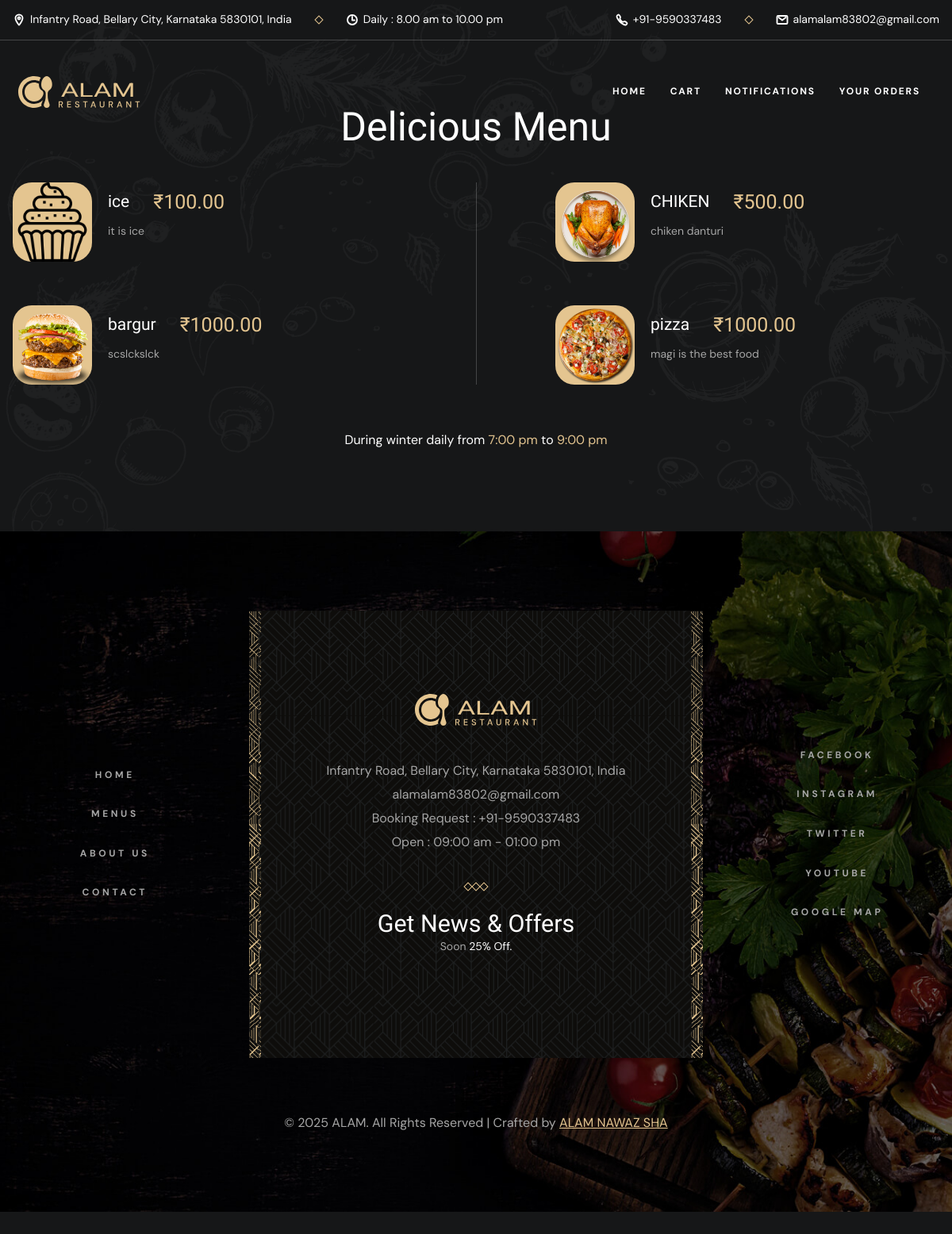
Screenshot of /fullmenu.php with the database file from the repository.
### tables this page shows
CREATE TABLE `menu` (
  `id` int(11) NOT NULL,
  `name` varchar(100) NOT NULL,
  `description` text DEFAULT NULL,
  `price` decimal(10,2) NOT NULL,
  `image` varchar(255) DEFAULT NULL,
  `category` varchar(50) DEFAULT NULL,
  `created_at` timestamp NOT NULL DEFAULT current_timestamp()
);

### fullmenu.php (the view, shortened to what this page needs)
<?php
        include 'config.php';
        $stmt = $pdo->query("SELECT * FROM menu ORDER BY created_at DESC");
        $menu_items = $stmt->fetchAll(PDO::FETCH_ASSOC);
        ?>
<!DOCTYPE html>
<html lang="en">
    <head>
        <link rel="stylesheet" href="assets/css/style.css">
      </head>
<body>
        <div class="topbar">
          <div class="container">
            <address class="topbar-item">
              <div class="icon">
                <ion-icon name="location-outline" aria-hidden="true"></ion-icon>
              </div>
              <span class="span">
                Infantry Road, Bellary City, Karnataka 5830101, India
              </span>
            </address>
            <div class="separator"></div>
            <div class="topbar-item item-2">
              <div class="icon">
                <ion-icon name="time-outline" aria-hidden="true"></ion-icon>
              </div>
              <span class="span">Daily : 8.00 am to 10.00 pm</span>
            </div>
            <a href="tel:+91-9590337483" class="topbar-item link">
              <div class="icon">
                <ion-icon name="call-outline" aria-hidden="true"></ion-icon>
              </div>
              <span class="span">+91-9590337483</span>
            </a>
            <div class="separator"></div>
            <a href="mailto:alamalam83802@gmail.com" class="topbar-item link">
              <div class="icon">
                <ion-icon name="mail-outline" aria-hidden="true"></ion-icon>
              </div>
              <span class="span">alamalam83802@gmail.com</span>
            </a>
          </div>
        </div>
        <header class="header" data-header>
              <div class="container">
                <a href="#" class="logo">
                  <img src="./assets/images/logo.svg" width="160" height="50" alt="Grilli - Home">
                </a>
                <nav class="navbar" data-navbar>
                  <ul class="navbar-list">
                    <li class="navbar-item">
                      <a href="home.php" class="navbar-link hover-underline">
                        <span class="span">Home</span>
                      </a>
                    </li>
                    <li class="navbar-item">
                      <a href="cart.php" class="navbar-link hover-underline">
                        <span class="span">Cart</span>
                      </a>
                    </li>
                    <li class="navbar-item">
                      <a href="notifications.php" class="navbar-link hover-underline">
                        <span class="span">Notifications</span>
                      </a>
                    </li>
                    <li class="navbar-item">
                      <a href="user_orders.php" class="navbar-link hover-underline">
                        <span class="span">Your Orders</span>
                      </a>
                    </li>
                  </ul>
                </nav>
           </div>
  </header>
  <main>
       <article>
       <section class="section menu" aria-label="menu-label" id="menu">
        <div class="container">
          <h2 class="headline-1 section-title text-center" style="margin-top: 30px;">Delicious Menu</h2>
          <ul class="grid-list">
          <?php foreach ($menu_items as $item): ?>
            <li>
            <a href="additem.php?id=<?= $item['id'] ?>">
              <div class="menu-card hover:card">
                <figure class="card-banner img-holder" style="--width: 100; --height: 100;">
                  <img src="uploads/<?= htmlspecialchars($item['image']) ?>" alt="<?= htmlspecialchars($item['name']) ?>" width="100" height="100">
                </figure>
                <div>
                  <div class="title-wrapper">
                      <h3 class="title-3"><?= htmlspecialchars($item['name']) ?></h3>
                      <span class="span title-2">₹<?= htmlspecialchars($item['price']) ?></span>
                  </div>
                  <p class="card-text label-1"><?= htmlspecialchars($item['description']) ?></p>
                </div>
              </div>
              </a>
            </li>
          <?php endforeach; ?>
          </ul>
          <p class="menu-text text-center">
            During winter daily from <span class="span">7:00 pm</span> to <span class="span">9:00 pm</span>
          </p>
          <img src="./assets/images/shape-5.png" width="921" height="1036" loading="lazy" alt="shape"
            class="shape shape-2 move-anim">
          <img src="./assets/images/shape-6.png" width="343" height="345" loading="lazy" alt="shape"
            class="shape shape-3 move-anim">
        </div>
      </section>
    </article>
  </main>
        <footer class="footer section has-bg-image text-center"
         style="background-image: url('./assets/images/footer-bg.jpg')">
         <div class="container">
          <div class="footer-top grid-list">
            <div class="footer-brand has-before has-after">
              <a href="#" class="logo">
                <img src="./assets/images/logo.svg" width="160" height="50" loading="lazy" alt="grilli home">
              </a>
              <address class="body-4">
                Infantry Road, Bellary City, Karnataka 5830101, India
              </address>
              <a href="mailto:alamalam83802@gmail.com" class="body-4 contact-link">alamalam83802@gmail.com</a>
              <a href="tel:+91-9590337483" class="body-4 contact-link">Booking Request : +91-9590337483</a>
              <p class="body-4">
                Open : 09:00 am - 01:00 pm
              </p>
              <div class="wrapper">
                <div class="separator"></div>
                <div class="separator"></div>
                <div class="separator"></div>
              </div>
              <p class="title-1">Get News & Offers</p>
              <p class="label-1">
                Soon <span class="span">25% Off.</span>
              </p>
            </div>
            <ul class="footer-list">
              <li>
                <a href="#" class="label-2 footer-link hover-underline">Home</a>
              </li>
              <li>
                <a href="#menu" class="label-2 footer-link hover-underline">Menus</a>
              </li>
              <li>
                <a href="#about" class="label-2 footer-link hover-underline">About Us</a>
              </li>
              <li>
                <a href="#booking-table" class="label-2 footer-link hover-underline">Contact</a>
              </li>
            </ul>
            <ul class="footer-list">
              <li>
                <a href="https://bcanims.blogspot.com/" class="label-2 footer-link hover-underline">Facebook</a>
              </li>
              <li>
                <a href="https://bcanims.blogspot.com/" class="label-2 footer-link hover-underline">Instagram</a>
              </li>
              <li>
                <a href="https://bcanims.blogspot.com/" class="label-2 footer-link hover-underline">Twitter</a>
              </li>
              <li>
                <a href="https://bcanims.blogspot.com/" class="label-2 footer-link hover-underline">Youtube</a>
              </li>
              <li>
                <a href="https://bcanims.blogspot.com/" class="label-2 footer-link hover-underline">Google Map</a>
              </li>
            </ul>
          </div>
          <div class="footer-bottom">
            <p class="copyright">
              &copy; 2025 ALAM. All Rights Reserved | Crafted by <a href="https://github.com/AlamNawazSha"
                target="_blank" class="link">ALAM NAWAZ SHA</a>
            </p>
          </div>
        </div>
      </footer>
</body>
</html>

### rows the page displays
menu: image (picture), name "ice", price "100.00", description "it is ice"
menu: image (picture), name "CHIKEN", price "500.00", description "chiken danturi"
menu: image (picture), name "bargur", price "1000.00", description "scslckslck"
menu: image (picture), name "pizza", price "1000.00", description "magi is the best food"
